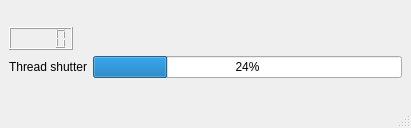
<?xml version="1.0" encoding="UTF-8"?>
<ui version="4.0">
 <class>MainWindow</class>
 <widget class="QMainWindow" name="MainWindow">
  <property name="geometry">
   <rect>
    <x>0</x>
    <y>0</y>
    <width>411</width>
    <height>128</height>
   </rect>
  </property>
  <property name="windowTitle">
   <string>MainWindow</string>
  </property>
  <widget class="QWidget" name="centralwidget">
   <layout class="QGridLayout" name="gridLayout_2">
    <item row="0" column="0">
     <layout class="QGridLayout" name="gridLayout">
      <item row="0" column="1">
       <spacer name="verticalSpacer">
        <property name="orientation">
         <enum>Qt::Vertical</enum>
        </property>
        <property name="sizeType">
         <enum>QSizePolicy::Fixed</enum>
        </property>
        <property name="sizeHint" stdset="0">
         <size>
          <width>20</width>
          <height>10</height>
         </size>
        </property>
       </spacer>
      </item>
      <item row="0" column="0">
       <widget class="QLCDNumber" name="iterationShowing">
        <property name="sizePolicy">
         <sizepolicy hsizetype="Fixed" vsizetype="Fixed">
          <horstretch>0</horstretch>
          <verstretch>0</verstretch>
         </sizepolicy>
        </property>
       </widget>
      </item>
      <item row="1" column="1">
       <widget class="QProgressBar" name="progressBar">
        <property name="value">
         <number>24</number>
        </property>
       </widget>
      </item>
      <item row="1" column="0">
       <widget class="QLabel" name="label_2">
        <property name="text">
         <string>Thread shutter</string>
        </property>
       </widget>
      </item>
     </layout>
    </item>
   </layout>
  </widget>
  <widget class="QMenuBar" name="menubar">
   <property name="geometry">
    <rect>
     <x>0</x>
     <y>0</y>
     <width>411</width>
     <height>24</height>
    </rect>
   </property>
  </widget>
  <widget class="QStatusBar" name="statusbar"/>
 </widget>
 <resources/>
 <connections/>
</ui>
